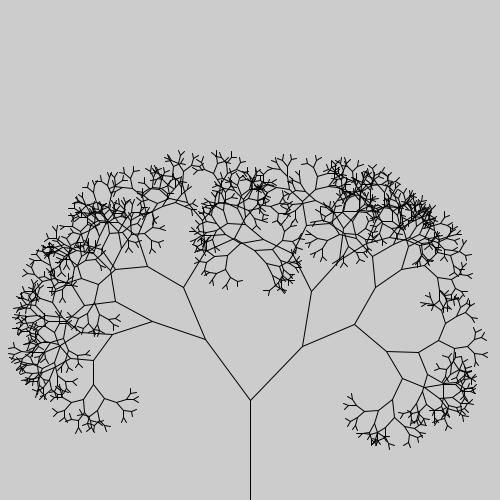
Frame 1 (no input)
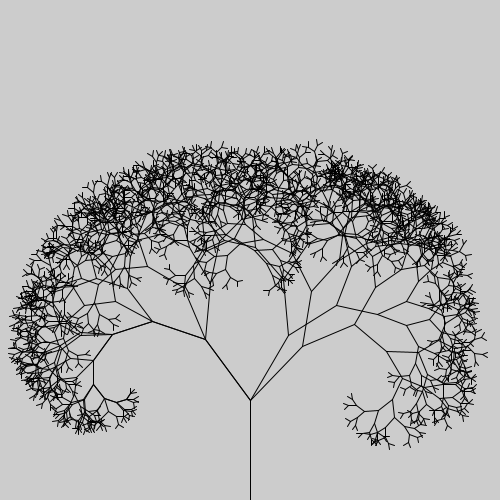
Frame 2 (the mouse pressed at the canvas centre, redrawn once)

The Processing sketch that drew these frames (run headless with seeded random() and noise(); the mouse was pressed at the canvas centre and the sketch redrawn once):

// Processing sketch: inClassRecursionTree
// ── inClassRecursionTree.pde
float rotation = radians(36);

void setup() {
  noLoop();
  size(500, 500);
}
void draw() {
  translate(width*.5, height);
  rotate(PI);
  branch(100);
}

void branch(float branchLength) {
  line(0, 0, 0, branchLength);
  translate(0, branchLength);
  branchLength *= .75; //+ random(.24);
  pushMatrix();
  rotate(rotation + radians(random(-30,30)));
  if (branchLength > 5) branch(branchLength);
  popMatrix();
  pushMatrix();
  rotate(-rotation);
  if (branchLength > 5) branch(branchLength);
  popMatrix();
}

void oldCode() {
  line(0, 0, 0, 100);
  translate(0, 100);
  pushMatrix();
  rotate(HALF_PI*.5);
  line(0, 0, 0, 70);

  translate(0, 70);
  pushMatrix();
  rotate(HALF_PI*.5);
  line(0, 0, 0, 50);
  popMatrix();
  pushMatrix();
  rotate(HALF_PI*-.5);
  line(0, 0, 0, 50);
  popMatrix();
  popMatrix();

  pushMatrix();
  rotate(HALF_PI*-.5);
  line(0, 0, 0, 70);

  translate(0, 70);
  pushMatrix();
  rotate(HALF_PI*.5);
  line(0, 0, 0, 50);
  popMatrix();
  pushMatrix();
  rotate(HALF_PI*-.5);
  line(0, 0, 0, 50);
  popMatrix();

  popMatrix();
}
